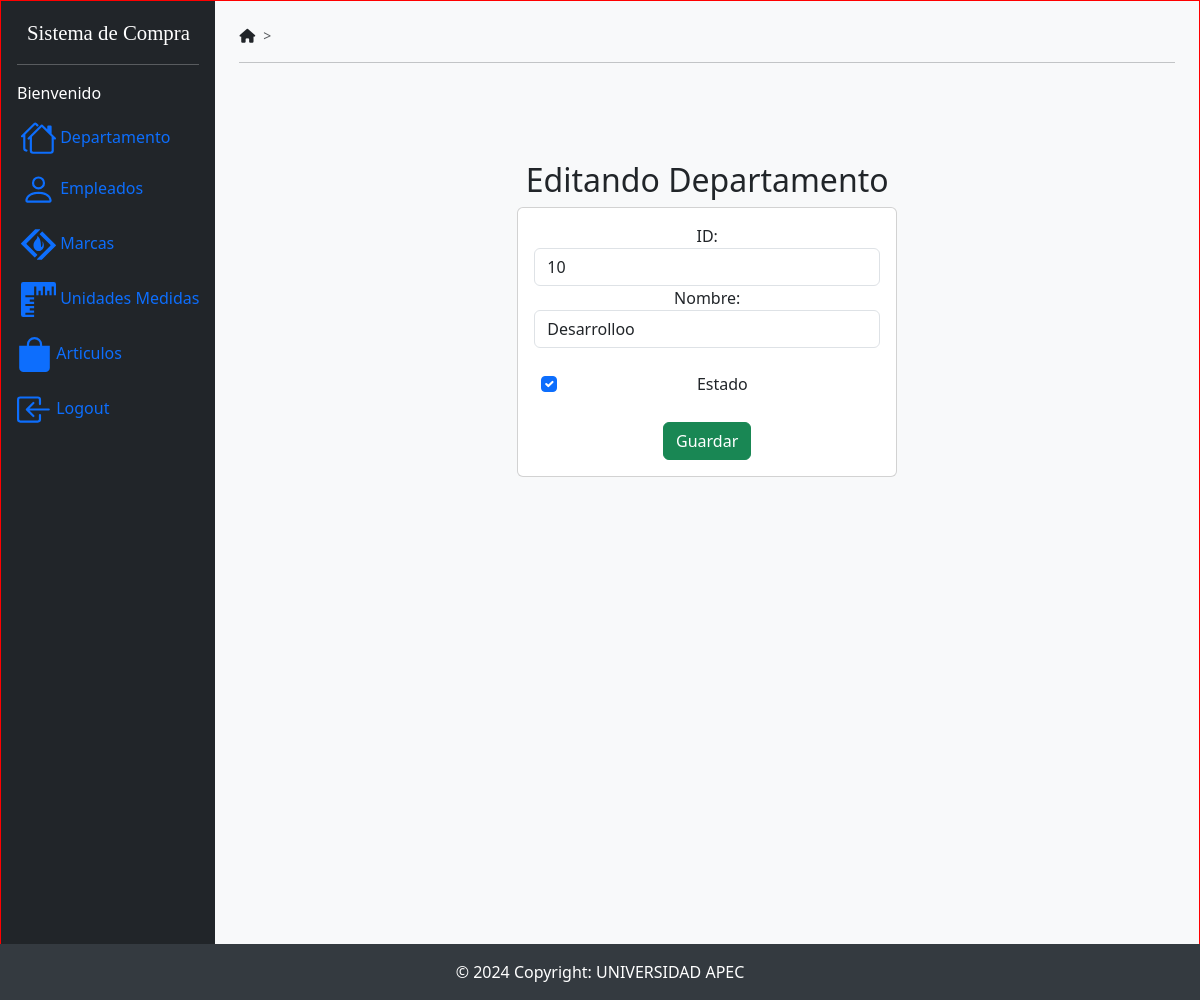
The app's page /edicionDepartamento/10 with its own data.
### SistemaCompraApp/models.py (models this page shows)
class Departamentos(models.Model):
    iddepartamento = models.AutoField(db_column='IdDepartamento', primary_key=True, blank=False, null=False)  # Field name made lowercase.
    nombre = models.TextField(db_column='Nombre')  # Field name made lowercase.
    estado = models.BooleanField(db_column='Estado', blank=True, null=True)  # Field name made lowercase.
    class Meta:
        managed = False
        db_table = 'Departamentos'

### SistemaCompraApp/views.py (the view)
# urls.py: path('edicionDepartamento/<iddepartamento>', views.edicionDepartamento, name='edicionDepartamento'),
def edicionDepartamento(request, iddepartamento):
    departamento = Departamentos.objects.get(iddepartamento=iddepartamento)
    return render(request, 'edicionDepartamento.html', {'departamento': departamento})

### SistemaCompraApp/templates/edicionDepartamento.html (shortened to what this page needs)
{% extends "./base.html" %}
{% block body %}
        <div class="col-md-5">
            <h2>Editando Departamento</h2>
            <div class="card">
              <div class="card-body">
                  <form action="/editarDepartamento/" method="POST" enctype="multipart/form-data">{% csrf_token %}
                      <div class="form-group">
                          <label for="">ID:</label>
                          <input type="text"
                                 name="txtIdDepartamento"
                                 value="{{departamento.iddepartamento}}"
                                 class="form-control"
                                 placeholder="ID"
                                 readonly>
                      </div>
                      <div class="form-group">
                          <label for="txtNombreDepartamento">Nombre:</label>
                          <input type="text"
                                 name="txtNombreDepartamento"
                                 value="{{departamento.nombre}}"
                                 class="form-control"
                                 placeholder="Nombre"
                                 minlength="1"
                                 maxlength="500"
                                 pattern="[a-zA-Z]+"
                                 title="Solo letras; no espacios, numeros, o caracteres especiales"
                                 required>
                      </div>
                      <br>
                      <div class="form-group" style="margin-left: 0.4rem">
                          <div class="form-check">
                              <input class="form-check-input"
                                      type="checkbox"
                                      name="txtEstadoDepartamento"
                                      id="txtEstadoDepartamento"
                                      {% if departamento.estado == "1" %}checked{% endif %}>
                              <label class="form-check-label" for="gridCheck">Estado</label>
                          </div>
                      </div>
                      <br>
                      <div class="form-group">
                          <button type="submit" class="btn btn-success btn-block text-white">Guardar</button>
                      </div>
                  </form>
              </div>
          </div>
    </div>
{% endblock body %}

### SistemaCompraApp/static/css/baseDesign.css (style rules this page uses)
body { height: 1000px; border: 1px solid red; position: relative; }

### records on screen
Departamentos: txtIdDepartamento "10", txtNombreDepartamento "Desarrolloo", Estado "☑"
